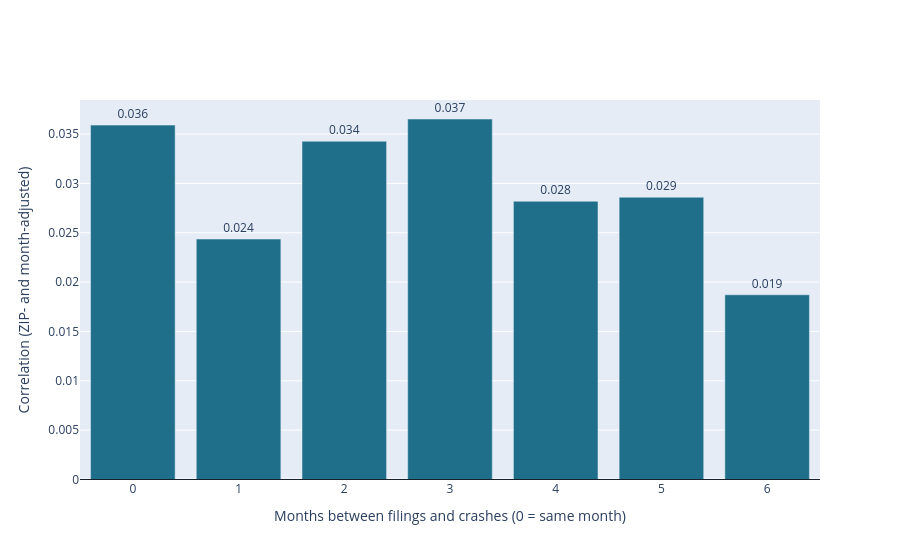

The cell this chart's notebook holds for it:
### Code cell
# ---- RQ6
lc = lag_correlations(viz)
rq2(viz).show()
summarize_rq2(lc)

### Figure 1 — Plotly figure (JSON) as saved in the notebook; plotly's stock layout.template omitted (floating-point values rounded to 4 significant figures)
{"data": [{"customdata": [12586, 12369, 12152, 11935, 11718, 11501, 11284], "hovertemplate": "Lag %{x} months<br>r = %{y:.3f}<br>%{customdata:,} ZIP-month pairs<extra></extra>", "marker": {"color": ["#1f6f8b", "#1f6f8b", "#1f6f8b", "#1f6f8b", "#1f6f8b", "#1f6f8b", "#1f6f8b"]}, "text": [0.036, 0.024, 0.034, 0.037, 0.028, 0.029, 0.019], "textposition": "outside", "type": "bar", "x": [0, 1, 2, 3, 4, 5, 6], "y": [0.03591, 0.02436, 0.03427, 0.03653, 0.02819, 0.0286, 0.01872]}], "layout": {"shapes": [{"line": {"color": "#17212b", "width": 1}, "type": "line", "x0": 0, "x1": 1, "xref": "x domain", "y0": 0, "y1": 0, "yref": "y"}], "xaxis": {"dtick": 1, "title": {"text": "Months between filings and crashes (0 = same month)"}}, "yaxis": {"title": {"text": "Correlation (ZIP- and month-adjusted)"}}}}
